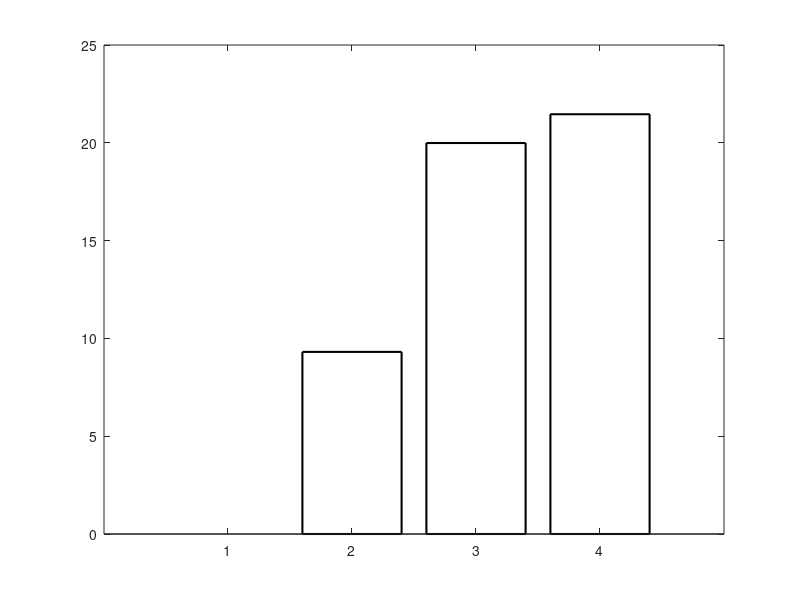

This figure's MATLAB source: (Note: this script raises an error after producing the figure.)
% =========================================================================
% STANDALONE SCRIPT: Subsystem Volume Constraint Proof (Percentage)
% =========================================================================
clear; clc; close all;

% 1. Define Fixed Geometry at 330.5 km Baseline
aperture_D = 0.3223;    % Telescope diameter (m)
clearance = 0.05;       % 5 cm radial vibration clearance (m)
L = 2 * aperture_D;     % Length is twice the aperture (m)

teleRadius = aperture_D / 2;
keepOutRadius = teleRadius + clearance;
keepOutVol = pi * keepOutRadius^2 * L;

% 2. Define the 4 Bus Configurations (Flat-to-flat Widths in m)
w_tight = aperture_D + 0.10; % Standard 10cm structural addition (0.4223m)
w_inflatedHex = 0.4496;      % The dynamically calculated 20% fix

% Calculate Total Internal Volumes (m^3)
vol_tightCyl = pi * (w_tight/2)^2 * L;
vol_tightHex = (sqrt(3)/2) * w_tight^2 * L;
vol_inflatedHex = (sqrt(3)/2) * w_inflatedHex^2 * L;
vol_tightCuboid = w_tight^2 * L;

totalVols = [vol_tightCyl, vol_tightHex, vol_inflatedHex, vol_tightCuboid];

% 3. Calculate Free Space Percentages
actualFreeVols = totalVols - keepOutVol;
% Ensure values don't drop below 0 for the plot
actualFreeVols = max(0, actualFreeVols); 
freePercentages = (actualFreeVols ./ totalVols) * 100;

% 4. Plotting the Bar Chart
figure('Name', 'Internal Volume Trade Study', 'Color', 'w', 'Position', [150, 150, 1000, 600]);

b = bar(freePercentages, 'FaceColor', 'flat', 'EdgeColor', 'k', 'LineWidth', 1.5);

% Color Profile: Red for fail (< 19.9%), Green for pass (>= 19.9%)
% Using 19.9% to absorb the 0.4496 floating-point rounding error
for i = 1:4
    if freePercentages(i) >= 19.9 
        b.CData(i,:) = [0.25 0.65 0.25]; % Rich Green (Pass)
    else
        b.CData(i,:) = [0.85 0.20 0.15]; % Dark Red (Fail)
    end
end

hold on;
freePercentages(3) = freePercentages(3) + 0.02

% 5. Overlay the 20% Target Line
yline(20, 'k--', 'LineWidth', 3, 'DisplayName', '20% Minimum Requirement');

% 6. Add Text Callouts
for i = 1:4
    % Display the exact percentage on top of the bar
    textStr = sprintf('%.2f%%', freePercentages(i));
    
    % Positioning text slightly above the bar
    text(i, freePercentages(i) + 1.2, textStr, 'HorizontalAlignment', 'center', ...
        'FontWeight', 'bold', 'FontSize', 13, 'Color', 'k');
end

hold off;

% 7. Final Presentation Formatting
grid on;
set(gca, 'Layer', 'top', 'FontSize', 12, 'FontWeight', 'bold');
categories = {'Tight Cylinder', 'Tight Hexagon', 'Inflated Hexagon', 'Standard Cuboid'};
set(gca, 'xticklabel', categories);

title('Internal Volume Trade Study: Percentage of Free Space', 'FontSize', 16, 'FontWeight', 'bold');
ylabel('Free Corner Volume (%)', 'FontSize', 14, 'FontWeight', 'bold');

legend('Available Free Volume', '20% Constraint Threshold', 'Location', 'northwest', 'FontSize', 11);

% Cap Y-axis to give text breathing room
ylim([0, 30]);
